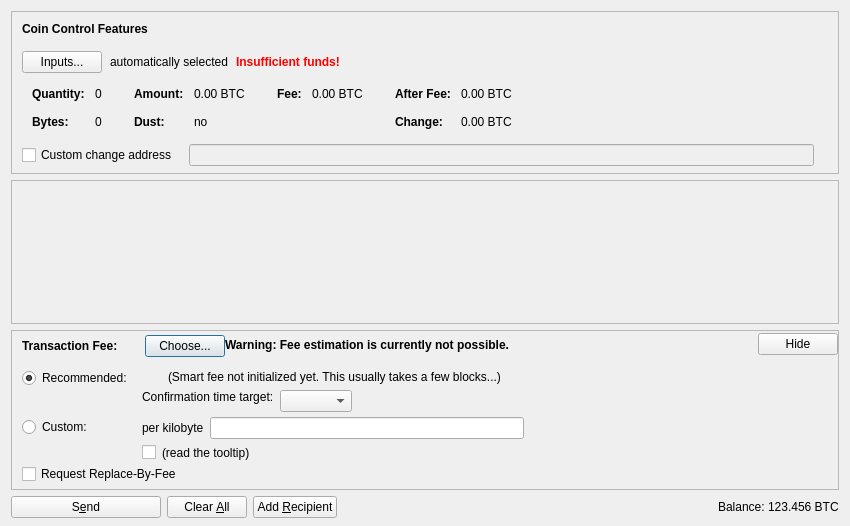
<?xml version="1.0" encoding="UTF-8"?>
<ui version="4.0">
 <class>SendCoinsDialog</class>
 <widget class="QDialog" name="SendCoinsDialog">
  <property name="geometry">
   <rect>
    <x>0</x>
    <y>0</y>
    <width>850</width>
    <height>526</height>
   </rect>
  </property>
  <property name="windowTitle">
   <string>Send Coins</string>
  </property>
  <layout class="QVBoxLayout" name="verticalLayout" stretch="0,1,0,0">
   <property name="bottomMargin">
    <number>8</number>
   </property>
   <item>
    <widget class="QFrame" name="frameCoinControl">
     <property name="sizePolicy">
      <sizepolicy hsizetype="Expanding" vsizetype="Expanding">
       <horstretch>0</horstretch>
       <verstretch>0</verstretch>
      </sizepolicy>
     </property>
     <property name="maximumSize">
      <size>
       <width>16777215</width>
       <height>16777215</height>
      </size>
     </property>
     <property name="frameShape">
      <enum>QFrame::StyledPanel</enum>
     </property>
     <property name="frameShadow">
      <enum>QFrame::Sunken</enum>
     </property>
     <layout class="QVBoxLayout" name="verticalLayoutCoinControl2">
      <property name="spacing">
       <number>0</number>
      </property>
      <property name="leftMargin">
       <number>0</number>
      </property>
      <property name="topMargin">
       <number>0</number>
      </property>
      <property name="rightMargin">
       <number>0</number>
      </property>
      <property name="bottomMargin">
       <number>6</number>
      </property>
      <item>
       <layout class="QVBoxLayout" name="verticalLayoutCoinControl" stretch="0,0,0,0,1">
        <property name="spacing">
         <number>0</number>
        </property>
        <property name="leftMargin">
         <number>10</number>
        </property>
        <property name="topMargin">
         <number>10</number>
        </property>
        <item>
         <layout class="QHBoxLayout" name="horizontalLayoutCoinControl1">
          <property name="bottomMargin">
           <number>15</number>
          </property>
          <item>
           <widget class="QLabel" name="labelCoinControlFeatures">
            <property name="sizePolicy">
             <sizepolicy hsizetype="Preferred" vsizetype="Maximum">
              <horstretch>0</horstretch>
              <verstretch>0</verstretch>
             </sizepolicy>
            </property>
            <property name="font">
             <font>
              <weight>75</weight>
              <bold>true</bold>
             </font>
            </property>
            <property name="styleSheet">
             <string notr="true">font-weight:bold;</string>
            </property>
            <property name="text">
             <string>Coin Control Features</string>
            </property>
           </widget>
          </item>
         </layout>
        </item>
        <item>
         <layout class="QHBoxLayout" name="horizontalLayoutCoinControl2" stretch="0,0,0,0">
          <property name="spacing">
           <number>8</number>
          </property>
          <property name="bottomMargin">
           <number>10</number>
          </property>
          <item>
           <widget class="QPushButton" name="pushButtonCoinControl">
            <property name="styleSheet">
             <string notr="true"/>
            </property>
            <property name="text">
             <string>Inputs...</string>
            </property>
            <property name="autoDefault">
             <bool>false</bool>
            </property>
           </widget>
          </item>
          <item>
           <widget class="QLabel" name="labelCoinControlAutomaticallySelected">
            <property name="text">
             <string>automatically selected</string>
            </property>
            <property name="margin">
             <number>5</number>
            </property>
           </widget>
          </item>
          <item>
           <widget class="QLabel" name="labelCoinControlInsuffFunds">
            <property name="font">
             <font>
              <weight>75</weight>
              <bold>true</bold>
             </font>
            </property>
            <property name="styleSheet">
             <string notr="true">color:red;font-weight:bold;</string>
            </property>
            <property name="text">
             <string>Insufficient funds!</string>
            </property>
            <property name="margin">
             <number>5</number>
            </property>
           </widget>
          </item>
          <item>
           <spacer name="horizontalSpacerCoinControl">
            <property name="orientation">
             <enum>Qt::Horizontal</enum>
            </property>
            <property name="sizeHint" stdset="0">
             <size>
              <width>40</width>
              <height>1</height>
             </size>
            </property>
           </spacer>
          </item>
         </layout>
        </item>
        <item>
         <widget class="QWidget" name="widgetCoinControl" native="true">
          <property name="sizePolicy">
           <sizepolicy hsizetype="Preferred" vsizetype="Preferred">
            <horstretch>0</horstretch>
            <verstretch>0</verstretch>
           </sizepolicy>
          </property>
          <property name="minimumSize">
           <size>
            <width>0</width>
            <height>0</height>
           </size>
          </property>
          <property name="styleSheet">
           <string notr="true"/>
          </property>
          <layout class="QHBoxLayout" name="horizontalLayoutCoinControl5">
           <property name="leftMargin">
            <number>0</number>
           </property>
           <property name="topMargin">
            <number>0</number>
           </property>
           <property name="rightMargin">
            <number>0</number>
           </property>
           <property name="bottomMargin">
            <number>0</number>
           </property>
           <item>
            <layout class="QHBoxLayout" name="horizontalLayoutCoinControl3" stretch="0,0,0,1">
             <property name="spacing">
              <number>20</number>
             </property>
             <property name="topMargin">
              <number>0</number>
             </property>
             <property name="bottomMargin">
              <number>10</number>
             </property>
             <item>
              <layout class="QFormLayout" name="formLayoutCoinControl1">
               <property name="horizontalSpacing">
                <number>10</number>
               </property>
               <property name="verticalSpacing">
                <number>14</number>
               </property>
               <property name="leftMargin">
                <number>10</number>
               </property>
               <property name="topMargin">
                <number>4</number>
               </property>
               <property name="rightMargin">
                <number>6</number>
               </property>
               <item row="0" column="0">
                <widget class="QLabel" name="labelCoinControlQuantityText">
                 <property name="font">
                  <font>
                   <weight>75</weight>
                   <bold>true</bold>
                  </font>
                 </property>
                 <property name="text">
                  <string>Quantity:</string>
                 </property>
                 <property name="margin">
                  <number>0</number>
                 </property>
                </widget>
               </item>
               <item row="0" column="1">
                <widget class="QLabel" name="labelCoinControlQuantity">
                 <property name="cursor">
                  <cursorShape>IBeamCursor</cursorShape>
                 </property>
                 <property name="contextMenuPolicy">
                  <enum>Qt::ActionsContextMenu</enum>
                 </property>
                 <property name="text">
                  <string notr="true">0</string>
                 </property>
                 <property name="margin">
                  <number>0</number>
                 </property>
                 <property name="textInteractionFlags">
                  <set>Qt::LinksAccessibleByMouse|Qt::TextSelectableByKeyboard|Qt::TextSelectableByMouse</set>
                 </property>
                </widget>
               </item>
               <item row="1" column="0">
                <widget class="QLabel" name="labelCoinControlBytesText">
                 <property name="font">
                  <font>
                   <weight>75</weight>
                   <bold>true</bold>
                  </font>
                 </property>
                 <property name="text">
                  <string>Bytes:</string>
                 </property>
                </widget>
               </item>
               <item row="1" column="1">
                <widget class="QLabel" name="labelCoinControlBytes">
                 <property name="cursor">
                  <cursorShape>IBeamCursor</cursorShape>
                 </property>
                 <property name="contextMenuPolicy">
                  <enum>Qt::ActionsContextMenu</enum>
                 </property>
                 <property name="text">
                  <string notr="true">0</string>
                 </property>
                 <property name="textInteractionFlags">
                  <set>Qt::LinksAccessibleByMouse|Qt::TextSelectableByKeyboard|Qt::TextSelectableByMouse</set>
                 </property>
                </widget>
               </item>
              </layout>
             </item>
             <item>
              <layout class="QFormLayout" name="formLayoutCoinControl2">
               <property name="horizontalSpacing">
                <number>10</number>
               </property>
               <property name="verticalSpacing">
                <number>14</number>
               </property>
               <property name="leftMargin">
                <number>6</number>
               </property>
               <property name="topMargin">
                <number>4</number>
               </property>
               <property name="rightMargin">
                <number>6</number>
               </property>
               <item row="0" column="0">
                <widget class="QLabel" name="labelCoinControlAmountText">
                 <property name="font">
                  <font>
                   <weight>75</weight>
                   <bold>true</bold>
                  </font>
                 </property>
                 <property name="text">
                  <string>Amount:</string>
                 </property>
                 <property name="margin">
                  <number>0</number>
                 </property>
                </widget>
               </item>
               <item row="0" column="1">
                <widget class="QLabel" name="labelCoinControlAmount">
                 <property name="cursor">
                  <cursorShape>IBeamCursor</cursorShape>
                 </property>
                 <property name="contextMenuPolicy">
                  <enum>Qt::ActionsContextMenu</enum>
                 </property>
                 <property name="text">
                  <string notr="true">0.00 BTC</string>
                 </property>
                 <property name="textInteractionFlags">
                  <set>Qt::LinksAccessibleByMouse|Qt::TextSelectableByKeyboard|Qt::TextSelectableByMouse</set>
                 </property>
                </widget>
               </item>
               <item row="1" column="0">
                <widget class="QLabel" name="labelCoinControlLowOutputText">
                 <property name="font">
                  <font>
                   <weight>75</weight>
                   <bold>true</bold>
                  </font>
                 </property>
                 <property name="text">
                  <string>Dust:</string>
                 </property>
                </widget>
               </item>
               <item row="1" column="1">
                <widget class="QLabel" name="labelCoinControlLowOutput">
                 <property name="cursor">
                  <cursorShape>IBeamCursor</cursorShape>
                 </property>
                 <property name="contextMenuPolicy">
                  <enum>Qt::ActionsContextMenu</enum>
                 </property>
                 <property name="text">
                  <string notr="true">no</string>
                 </property>
                 <property name="textInteractionFlags">
                  <set>Qt::LinksAccessibleByMouse|Qt::TextSelectableByKeyboard|Qt::TextSelectableByMouse</set>
                 </property>
                </widget>
               </item>
              </layout>
             </item>
             <item>
              <layout class="QFormLayout" name="formLayoutCoinControl3">
               <property name="horizontalSpacing">
                <number>10</number>
               </property>
               <property name="verticalSpacing">
                <number>14</number>
               </property>
               <property name="leftMargin">
                <number>6</number>
               </property>
               <property name="topMargin">
                <number>4</number>
               </property>
               <property name="rightMargin">
                <number>6</number>
               </property>
               <item row="0" column="0">
                <widget class="QLabel" name="labelCoinControlFeeText">
                 <property name="font">
                  <font>
                   <weight>75</weight>
                   <bold>true</bold>
                  </font>
                 </property>
                 <property name="text">
                  <string>Fee:</string>
                 </property>
                 <property name="margin">
                  <number>0</number>
                 </property>
                </widget>
               </item>
               <item row="0" column="1">
                <widget class="QLabel" name="labelCoinControlFee">
                 <property name="cursor">
                  <cursorShape>IBeamCursor</cursorShape>
                 </property>
                 <property name="contextMenuPolicy">
                  <enum>Qt::ActionsContextMenu</enum>
                 </property>
                 <property name="text">
                  <string notr="true">0.00 BTC</string>
                 </property>
                 <property name="textInteractionFlags">
                  <set>Qt::LinksAccessibleByMouse|Qt::TextSelectableByKeyboard|Qt::TextSelectableByMouse</set>
                 </property>
                </widget>
               </item>
              </layout>
             </item>
             <item>
              <layout class="QFormLayout" name="formLayoutCoinControl4">
               <property name="horizontalSpacing">
                <number>10</number>
               </property>
               <property name="verticalSpacing">
                <number>14</number>
               </property>
               <property name="leftMargin">
                <number>6</number>
               </property>
               <property name="topMargin">
                <number>4</number>
               </property>
               <property name="rightMargin">
                <number>6</number>
               </property>
               <item row="0" column="0">
                <widget class="QLabel" name="labelCoinControlAfterFeeText">
                 <property name="font">
                  <font>
                   <weight>75</weight>
                   <bold>true</bold>
                  </font>
                 </property>
                 <property name="text">
                  <string>After Fee:</string>
                 </property>
                 <property name="margin">
                  <number>0</number>
                 </property>
                </widget>
               </item>
               <item row="0" column="1">
                <widget class="QLabel" name="labelCoinControlAfterFee">
                 <property name="cursor">
                  <cursorShape>IBeamCursor</cursorShape>
                 </property>
                 <property name="contextMenuPolicy">
                  <enum>Qt::ActionsContextMenu</enum>
                 </property>
                 <property name="text">
                  <string notr="true">0.00 BTC</string>
                 </property>
                 <property name="textInteractionFlags">
                  <set>Qt::LinksAccessibleByMouse|Qt::TextSelectableByKeyboard|Qt::TextSelectableByMouse</set>
                 </property>
                </widget>
               </item>
               <item row="1" column="0">
                <widget class="QLabel" name="labelCoinControlChangeText">
                 <property name="font">
                  <font>
                   <weight>75</weight>
                   <bold>true</bold>
                  </font>
                 </property>
                 <property name="text">
                  <string>Change:</string>
                 </property>
                </widget>
               </item>
               <item row="1" column="1">
                <widget class="QLabel" name="labelCoinControlChange">
                 <property name="cursor">
                  <cursorShape>IBeamCursor</cursorShape>
                 </property>
                 <property name="contextMenuPolicy">
                  <enum>Qt::ActionsContextMenu</enum>
                 </property>
                 <property name="text">
                  <string notr="true">0.00 BTC</string>
                 </property>
                 <property name="textInteractionFlags">
                  <set>Qt::LinksAccessibleByMouse|Qt::TextSelectableByKeyboard|Qt::TextSelectableByMouse</set>
                 </property>
                </widget>
               </item>
              </layout>
             </item>
            </layout>
           </item>
          </layout>
         </widget>
        </item>
        <item>
         <layout class="QHBoxLayout" name="horizontalLayoutCoinControl4" stretch="0,0,0">
          <property name="spacing">
           <number>12</number>
          </property>
          <property name="sizeConstraint">
           <enum>QLayout::SetDefaultConstraint</enum>
          </property>
          <property name="topMargin">
           <number>5</number>
          </property>
          <property name="rightMargin">
           <number>5</number>
          </property>
          <item>
           <widget class="QCheckBox" name="checkBoxCoinControlChange">
            <property name="toolTip">
             <string>If this is activated, but the change address is empty or invalid, change will be sent to a newly generated address.</string>
            </property>
            <property name="text">
             <string>Custom change address</string>
            </property>
           </widget>
          </item>
          <item>
           <widget class="QValidatedLineEdit" name="lineEditCoinControlChange">
            <property name="enabled">
             <bool>false</bool>
            </property>
            <property name="sizePolicy">
             <sizepolicy hsizetype="Expanding" vsizetype="Fixed">
              <horstretch>0</horstretch>
              <verstretch>0</verstretch>
             </sizepolicy>
            </property>
           </widget>
          </item>
          <item>
           <widget class="QLabel" name="labelCoinControlChangeLabel">
            <property name="sizePolicy">
             <sizepolicy hsizetype="Preferred" vsizetype="Expanding">
              <horstretch>0</horstretch>
              <verstretch>0</verstretch>
             </sizepolicy>
            </property>
            <property name="minimumSize">
             <size>
              <width>0</width>
              <height>0</height>
             </size>
            </property>
            <property name="text">
             <string/>
            </property>
            <property name="margin">
             <number>3</number>
            </property>
           </widget>
          </item>
         </layout>
        </item>
        <item>
         <spacer name="verticalSpacerCoinControl">
          <property name="orientation">
           <enum>Qt::Vertical</enum>
          </property>
          <property name="sizeHint" stdset="0">
           <size>
            <width>800</width>
            <height>1</height>
           </size>
          </property>
         </spacer>
        </item>
       </layout>
      </item>
     </layout>
    </widget>
   </item>
   <item>
    <widget class="QScrollArea" name="scrollArea">
     <property name="widgetResizable">
      <bool>true</bool>
     </property>
     <widget class="QWidget" name="scrollAreaWidgetContents">
      <property name="geometry">
       <rect>
        <x>0</x>
        <y>0</y>
        <width>830</width>
        <height>104</height>
       </rect>
      </property>
      <layout class="QVBoxLayout" name="verticalLayout_2" stretch="0,1">
       <property name="leftMargin">
        <number>0</number>
       </property>
       <property name="topMargin">
        <number>0</number>
       </property>
       <property name="rightMargin">
        <number>0</number>
       </property>
       <property name="bottomMargin">
        <number>0</number>
       </property>
       <item>
        <layout class="QVBoxLayout" name="entries">
         <property name="spacing">
          <number>6</number>
         </property>
        </layout>
       </item>
       <item>
        <spacer name="verticalSpacer">
         <property name="orientation">
          <enum>Qt::Vertical</enum>
         </property>
         <property name="sizeHint" stdset="0">
          <size>
           <width>20</width>
           <height>40</height>
          </size>
         </property>
        </spacer>
       </item>
      </layout>
     </widget>
    </widget>
   </item>
   <item>
    <widget class="QFrame" name="frameFee">
     <property name="sizePolicy">
      <sizepolicy hsizetype="Expanding" vsizetype="Expanding">
       <horstretch>0</horstretch>
       <verstretch>0</verstretch>
      </sizepolicy>
     </property>
     <property name="maximumSize">
      <size>
       <width>16777215</width>
       <height>16777215</height>
      </size>
     </property>
     <property name="frameShape">
      <enum>QFrame::StyledPanel</enum>
     </property>
     <property name="frameShadow">
      <enum>QFrame::Sunken</enum>
     </property>
     <layout class="QVBoxLayout" name="verticalLayoutFee1">
      <property name="spacing">
       <number>0</number>
      </property>
      <property name="leftMargin">
       <number>0</number>
      </property>
      <property name="topMargin">
       <number>0</number>
      </property>
      <property name="rightMargin">
       <number>0</number>
      </property>
      <property name="bottomMargin">
       <number>0</number>
      </property>
      <item>
       <layout class="QVBoxLayout" name="verticalLayoutFee2" stretch="0,0,0">
        <property name="spacing">
         <number>0</number>
        </property>
        <property name="leftMargin">
         <number>10</number>
        </property>
        <property name="topMargin">
         <number>0</number>
        </property>
        <item>
         <layout class="QHBoxLayout" name="horizontalLayoutFee1">
          <property name="bottomMargin">
           <number>0</number>
          </property>
          <item>
           <layout class="QVBoxLayout" name="verticalLayoutFee7">
            <property name="spacing">
             <number>0</number>
            </property>
            <item>
             <spacer name="verticalSpacerSmartFee">
              <property name="orientation">
               <enum>Qt::Vertical</enum>
              </property>
              <property name="sizeType">
               <enum>QSizePolicy::Fixed</enum>
              </property>
              <property name="sizeHint" stdset="0">
               <size>
                <width>1</width>
                <height>4</height>
               </size>
              </property>
             </spacer>
            </item>
            <item>
             <layout class="QHBoxLayout" name="horizontalLayoutSmartFee">
              <property name="spacing">
               <number>10</number>
              </property>
              <item>
               <widget class="QLabel" name="labelFeeHeadline">
                <property name="sizePolicy">
                 <sizepolicy hsizetype="Preferred" vsizetype="Maximum">
                  <horstretch>0</horstretch>
                  <verstretch>0</verstretch>
                 </sizepolicy>
                </property>
                <property name="font">
                 <font>
                  <weight>75</weight>
                  <bold>true</bold>
                 </font>
                </property>
                <property name="styleSheet">
                 <string notr="true">font-weight:bold;</string>
                </property>
                <property name="text">
                 <string>Transaction Fee:</string>
                </property>
               </widget>
              </item>
              <item>
               <widget class="QLabel" name="labelFeeMinimized">
                <property name="text">
                 <string/>
                </property>
               </widget>
              </item>
              <item>
               <widget class="QPushButton" name="buttonChooseFee">
                <property name="text">
                 <string>Choose...</string>
                </property>
               </widget>
              </item>
             </layout>
            </item>
            <item>
             <spacer name="verticalSpacer_5">
              <property name="orientation">
               <enum>Qt::Vertical</enum>
              </property>
              <property name="sizeHint" stdset="0">
               <size>
                <width>1</width>
                <height>1</height>
               </size>
              </property>
             </spacer>
            </item>
           </layout>
          </item>
          <item>
           <widget class="QLabel" name="fallbackFeeWarningLabel">
            <property name="toolTip">
             <string>Using the fallbackfee can result in sending a transaction that will take several hours or days (or never) to confirm. Consider choosing your fee manually or wait until you have validated the complete chain.</string>
            </property>
            <property name="font">
            <font>
                <weight>75</weight>
                <bold>true</bold>
            </font>
            </property>
            <property name="text">
             <string>Warning: Fee estimation is currently not possible.</string>
            </property>
            <property name="wordWrap">
             <bool>false</bool>
            </property>
           </widget>
          </item>
          <item>
           <spacer name="horizontalSpacer_4">
            <property name="orientation">
             <enum>Qt::Horizontal</enum>
            </property>
            <property name="sizeType">
             <enum>QSizePolicy::MinimumExpanding</enum>
            </property>
            <property name="sizeHint" stdset="0">
             <size>
              <width>40</width>
              <height>20</height>
             </size>
            </property>
           </spacer>
          </item>
          <item>
           <widget class="QPushButton" name="buttonMinimizeFee">
            <property name="toolTip">
             <string>collapse fee-settings</string>
            </property>
            <property name="text">
             <string>Hide</string>
            </property>
           </widget>
          </item>
         </layout>
        </item>
        <item>
         <widget class="QFrame" name="frameFeeSelection">
          <layout class="QVBoxLayout" name="verticalLayoutFee12">
           <property name="spacing">
            <number>0</number>
           </property>
           <property name="leftMargin">
            <number>0</number>
           </property>
           <property name="topMargin">
            <number>0</number>
           </property>
           <property name="rightMargin">
            <number>0</number>
           </property>
           <property name="bottomMargin">
            <number>0</number>
           </property>
           <item>
            <layout class="QGridLayout" name="gridLayoutFee">
             <property name="topMargin">
              <number>10</number>
             </property>
             <property name="bottomMargin">
              <number>4</number>
             </property>
             <property name="horizontalSpacing">
              <number>10</number>
             </property>
             <property name="verticalSpacing">
              <number>4</number>
             </property>
             <item row="1" column="1">
              <layout class="QVBoxLayout" name="verticalLayoutFee8">
               <property name="spacing">
                <number>6</number>
               </property>
               <item>
                <layout class="QHBoxLayout" name="horizontalLayoutFee13">
                 <item>
                  <widget class="QLabel" name="labelCustomPerKilobyte">
                   <property name="toolTip">
                    <string>If the custom fee is set to 1000 satoshis and the transaction is only 250 bytes, then &quot;per kilobyte&quot; only pays 250 satoshis in fee, while &quot;total at least&quot; pays 1000 satoshis. For transactions bigger than a kilobyte both pay by kilobyte.</string>
                   </property>
                   <property name="text">
                    <string>per kilobyte</string>
                   </property>
                  </widget>
                 </item>
                 <item>
                  <widget class="BitcoinAmountField" name="customFee"/>
                 </item>
                 <item>
                  <spacer name="horizontalSpacer_6">
                   <property name="orientation">
                    <enum>Qt::Horizontal</enum>
                   </property>
                   <property name="sizeHint" stdset="0">
                    <size>
                     <width>1</width>
                     <height>1</height>
                    </size>
                   </property>
                  </spacer>
                 </item>
                </layout>
               </item>
               <item>
                <layout class="QHBoxLayout" name="horizontalLayoutFee8">
                 <item>
                  <widget class="QCheckBox" name="checkBoxMinimumFee">
                   <property name="toolTip">
                    <string>Paying only the minimum fee is just fine as long as there is less transaction volume than space in the blocks. But be aware that this can end up in a never confirming transaction once there is more demand for InterCoin transactions than the network can process.</string>
                   </property>
                   <property name="text">
                    <string/>
                   </property>
                  </widget>
                 </item>
                 <item>
                  <widget class="QLabel" name="labelMinFeeWarning">
                   <property name="enabled">
                    <bool>true</bool>
                   </property>
                   <property name="toolTip">
                    <string>Paying only the minimum fee is just fine as long as there is less transaction volume than space in the blocks. But be aware that this can end up in a never confirming transaction once there is more demand for InterCoin transactions than the network can process.</string>
                   </property>
                   <property name="text">
                    <string>(read the tooltip)</string>
                   </property>
                   <property name="margin">
                    <number>5</number>
                   </property>
                  </widget>
                 </item>
                 <item>
                  <spacer name="horizontalSpacer_2">
                   <property name="orientation">
                    <enum>Qt::Horizontal</enum>
                   </property>
                   <property name="sizeHint" stdset="0">
                    <size>
                     <width>1</width>
                     <height>1</height>
                    </size>
                   </property>
                  </spacer>
                 </item>
                </layout>
               </item>
              </layout>
             </item>
             <item row="0" column="0">
              <layout class="QVBoxLayout" name="verticalLayoutFee4" stretch="0,1">
               <item>
                <widget class="QRadioButton" name="radioSmartFee">
                 <property name="text">
                  <string>Recommended:</string>
                 </property>
                 <property name="checked">
                  <bool>true</bool>
                 </property>
                 <attribute name="buttonGroup">
                  <string notr="true">groupFee</string>
                 </attribute>
                </widget>
               </item>
               <item>
                <spacer name="verticalSpacer_2">
                 <property name="orientation">
                  <enum>Qt::Vertical</enum>
                 </property>
                 <property name="sizeHint" stdset="0">
                  <size>
                   <width>1</width>
                   <height>1</height>
                  </size>
                 </property>
                </spacer>
               </item>
              </layout>
             </item>
             <item row="1" column="0">
              <layout class="QVBoxLayout" name="verticalLayoutFee9" stretch="0,1">
               <item>
                <widget class="QRadioButton" name="radioCustomFee">
                 <property name="text">
                  <string>Custom:</string>
                 </property>
                 <attribute name="buttonGroup">
                  <string notr="true">groupFee</string>
                 </attribute>
                </widget>
               </item>
               <item>
                <spacer name="verticalSpacer_6">
                 <property name="orientation">
                  <enum>Qt::Vertical</enum>
                 </property>
                 <property name="sizeHint" stdset="0">
                  <size>
                   <width>1</width>
                   <height>1</height>
                  </size>
                 </property>
                </spacer>
               </item>
              </layout>
             </item>
             <item row="0" column="1">
              <layout class="QVBoxLayout" name="verticalLayoutFee3" stretch="0,0,1">
               <property name="spacing">
                <number>6</number>
               </property>
               <property name="topMargin">
                <number>2</number>
               </property>
               <item>
                <layout class="QHBoxLayout" name="horizontalLayoutFee12">
                 <item>
                  <widget class="QLabel" name="labelSmartFee">
                   <property name="text">
                    <string/>
                   </property>
                   <property name="margin">
                    <number>2</number>
                   </property>
                  </widget>
                 </item>
                 <item>
                  <widget class="QLabel" name="labelFeeEstimation">
                   <property name="text">
                    <string/>
                   </property>
                  </widget>
                 </item>
                 <item>
                  <widget class="QLabel" name="labelSmartFee2">
                   <property name="text">
                    <string>(Smart fee not initialized yet. This usually takes a few blocks...)</string>
                   </property>
                   <property name="margin">
                    <number>2</number>
                   </property>
                  </widget>
                 </item>
                 <item>
                  <spacer name="horizontalSpacer_5">
                   <property name="orientation">
                    <enum>Qt::Horizontal</enum>
                   </property>
                   <property name="sizeHint" stdset="0">
                    <size>
                     <width>1</width>
                     <height>1</height>
                    </size>
                   </property>
                  </spacer>
                 </item>
                </layout>
               </item>
               <item>
                <layout class="QHBoxLayout" name="horizontalLayoutFee9">
                 <item>
                  <layout class="QVBoxLayout" name="verticalLayoutFee6">
                   <item>
                    <widget class="QLabel" name="labelSmartFee3">
                     <property name="text">
                      <string>Confirmation time target:</string>
                     </property>
                     <property name="margin">
                      <number>2</number>
                     </property>
                    </widget>
                   </item>
                   <item>
                    <spacer name="verticalSpacer_3">
                     <property name="orientation">
                      <enum>Qt::Vertical</enum>
                     </property>
                     <property name="sizeHint" stdset="0">
                      <size>
                       <width>1</width>
                       <height>1</height>
                      </size>
                     </property>
                    </spacer>
                   </item>
                  </layout>
                 </item>
                 <item>
                  <layout class="QVBoxLayout" name="verticalLayoutFee5">
                   <property name="rightMargin">
                    <number>30</number>
                   </property>
                   <item>
                    <layout class="QHBoxLayout" name="horizontalLayoutConfTarget">
                     <property name="bottomMargin">
                      <number>0</number>
                     </property>
                     <item>
                      <widget class="QComboBox" name="confTargetSelector"/>
                     </item>
                     <item>
                      <spacer name="horizontalSpacerConfTarget">
                       <property name="orientation">
                        <enum>Qt::Horizontal</enum>
                       </property>
                       <property name="sizeHint" stdset="0">
                        <size>
                         <width>40</width>
                         <height>20</height>
                        </size>
                       </property>
                      </spacer>
                     </item>
                    </layout>
                   </item>
                  </layout>
                 </item>
                </layout>
               </item>
               <item>
                <spacer name="verticalSpacer_4">
                 <property name="orientation">
                  <enum>Qt::Vertical</enum>
                 </property>
                 <property name="sizeHint" stdset="0">
                  <size>
                   <width>1</width>
                   <height>1</height>
                  </size>
                 </property>
                </spacer>
               </item>
              </layout>
             </item>
            </layout>
           </item>
           <item>
            <widget class="QCheckBox" name="optInRBF">
             <property name="text">
              <string>Request Replace-By-Fee</string>
             </property>
             <property name="toolTip">
              <string>Indicates that the sender may wish to replace this transaction with a new one paying higher fees (prior to being confirmed).</string>
             </property>
            </widget>
           </item>
          </layout>
         </widget>
        </item>
        <item>
         <spacer name="verticalSpacerFee">
          <property name="orientation">
           <enum>Qt::Vertical</enum>
          </property>
          <property name="sizeHint" stdset="0">
           <size>
            <width>40</width>
            <height>5</height>
           </size>
          </property>
         </spacer>
        </item>
       </layout>
      </item>
     </layout>
    </widget>
   </item>
   <item>
    <layout class="QHBoxLayout" name="horizontalLayout">
     <item>
      <widget class="QPushButton" name="sendButton">
       <property name="minimumSize">
        <size>
         <width>150</width>
         <height>0</height>
        </size>
       </property>
       <property name="toolTip">
        <string>Confirm the send action</string>
       </property>
       <property name="text">
        <string>S&amp;end</string>
       </property>
       <property name="icon">
        <iconset resource="../bitcoin.qrc">
         <normaloff>:/icons/send</normaloff>:/icons/send</iconset>
       </property>
       <property name="autoDefault">
        <bool>false</bool>
       </property>
       <property name="default">
        <bool>false</bool>
       </property>
      </widget>
     </item>
     <item>
      <widget class="QPushButton" name="clearButton">
       <property name="sizePolicy">
        <sizepolicy hsizetype="Minimum" vsizetype="Fixed">
         <horstretch>0</horstretch>
         <verstretch>0</verstretch>
        </sizepolicy>
       </property>
       <property name="toolTip">
        <string>Clear all fields of the form.</string>
       </property>
       <property name="text">
        <string>Clear &amp;All</string>
       </property>
       <property name="icon">
        <iconset resource="../bitcoin.qrc">
         <normaloff>:/icons/remove</normaloff>:/icons/remove</iconset>
       </property>
       <property name="autoDefault">
        <bool>false</bool>
       </property>
      </widget>
     </item>
     <item>
      <widget class="QPushButton" name="addButton">
       <property name="toolTip">
        <string>Send to multiple recipients at once</string>
       </property>
       <property name="text">
        <string>Add &amp;Recipient</string>
       </property>
       <property name="icon">
        <iconset resource="../bitcoin.qrc">
         <normaloff>:/icons/add</normaloff>:/icons/add</iconset>
       </property>
       <property name="autoDefault">
        <bool>false</bool>
       </property>
      </widget>
     </item>
     <item>
      <spacer name="horizontalSpacer">
       <property name="orientation">
        <enum>Qt::Horizontal</enum>
       </property>
       <property name="sizeHint" stdset="0">
        <size>
         <width>40</width>
         <height>20</height>
        </size>
       </property>
      </spacer>
     </item>
     <item>
      <layout class="QHBoxLayout" name="horizontalLayout_2">
       <property name="spacing">
        <number>3</number>
       </property>
       <item>
        <widget class="QLabel" name="label">
         <property name="sizePolicy">
          <sizepolicy hsizetype="Preferred" vsizetype="Fixed">
           <horstretch>0</horstretch>
           <verstretch>0</verstretch>
          </sizepolicy>
         </property>
         <property name="text">
          <string>Balance:</string>
         </property>
        </widget>
       </item>
       <item>
        <widget class="QLabel" name="labelBalance">
         <property name="sizePolicy">
          <sizepolicy hsizetype="Preferred" vsizetype="Fixed">
           <horstretch>0</horstretch>
           <verstretch>0</verstretch>
          </sizepolicy>
         </property>
         <property name="cursor">
          <cursorShape>IBeamCursor</cursorShape>
         </property>
         <property name="text">
          <string notr="true">123.456 BTC</string>
         </property>
         <property name="textInteractionFlags">
          <set>Qt::LinksAccessibleByMouse|Qt::TextSelectableByKeyboard|Qt::TextSelectableByMouse</set>
         </property>
        </widget>
       </item>
      </layout>
     </item>
    </layout>
   </item>
  </layout>
 </widget>
 <customwidgets>
  <customwidget>
   <class>QValidatedLineEdit</class>
   <extends>QLineEdit</extends>
   <header>qvalidatedlineedit.h</header>
  </customwidget>
  <customwidget>
   <class>BitcoinAmountField</class>
   <extends>QLineEdit</extends>
   <header>bitcoinamountfield.h</header>
   <container>1</container>
  </customwidget>
 </customwidgets>
 <resources>
  <include location="../bitcoin.qrc"/>
 </resources>
 <connections/>
 <buttongroups>
  <buttongroup name="groupFee"/>
 </buttongroups>
</ui>
